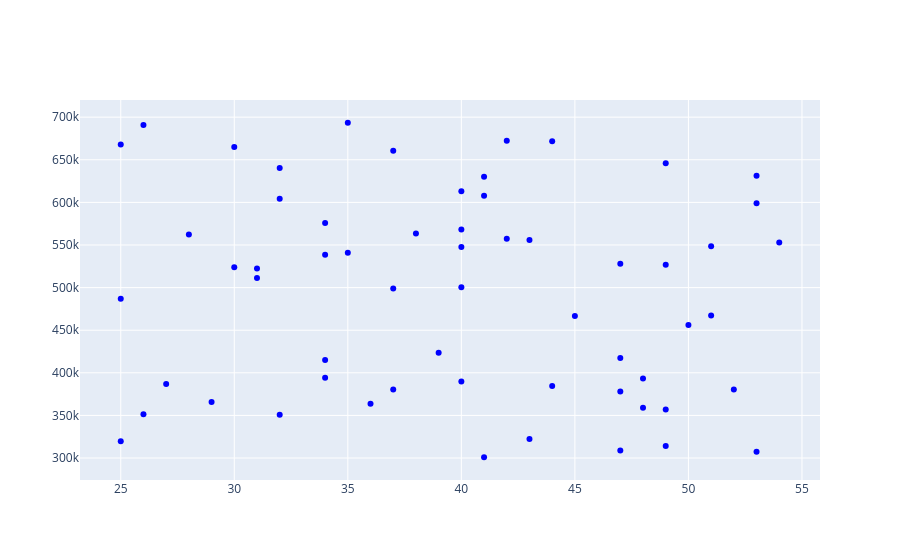

Notebook code cell kept with this figure:
### Code cell
#Next we will create a scatter plot by using the add_trace function and use the go.scatter() function within it
# In go.Scatter we define the x-axis data,y-axis data and define the mode as markers with color of the marker as blue
fig.add_trace(go.Scatter(x=age_array, y=income_array, mode='markers', marker=dict(color='blue')))

### Figure 1 — Plotly figure (JSON) as saved in the notebook; plotly's stock layout.template omitted (floating-point values rounded to 4 significant figures)
{"data": [{"marker": {"color": "blue"}, "mode": "markers", "type": "scatter", "x": [32, 34, 44, 36, 27, 42, 39, 42, 31, 32, 47, 40, 35, 47, 53, 44, 54, 26, 34, 49, 25, 31, 43, 51, 38, 47, 49, 52, 41, 41, 50, 40, 34, 53, 40, 25, 48, 30, 30, 32, 35, 53, 37, 41, 29, 47, 34, 28, 37, 43, 40, 48, 49, 51, 26, 37, 45, 49, 25, 40], "y": [640400, 575740, 671692, 363559, 386996, 557200, 423624, 672371, 522495, 350759, 377996, 500288, 693448, 308809, 307437, 384480, 552974, 351260, 538652, 314189, 319766, 511147, 322258, 467257, 563591, 417444, 356887, 380495, 630052, 607764, 456076, 613086, 394277, 631269, 568081, 667949, 358879, 665070, 523933, 604146, 541024, 598981, 498917, 300913, 365666, 527967, 415013, 562314, 380394, 555999, 389862, 393374, 645836, 548387, 690734, 660502, 466656, 526683, 486949, 547589]}], "layout": {}}
